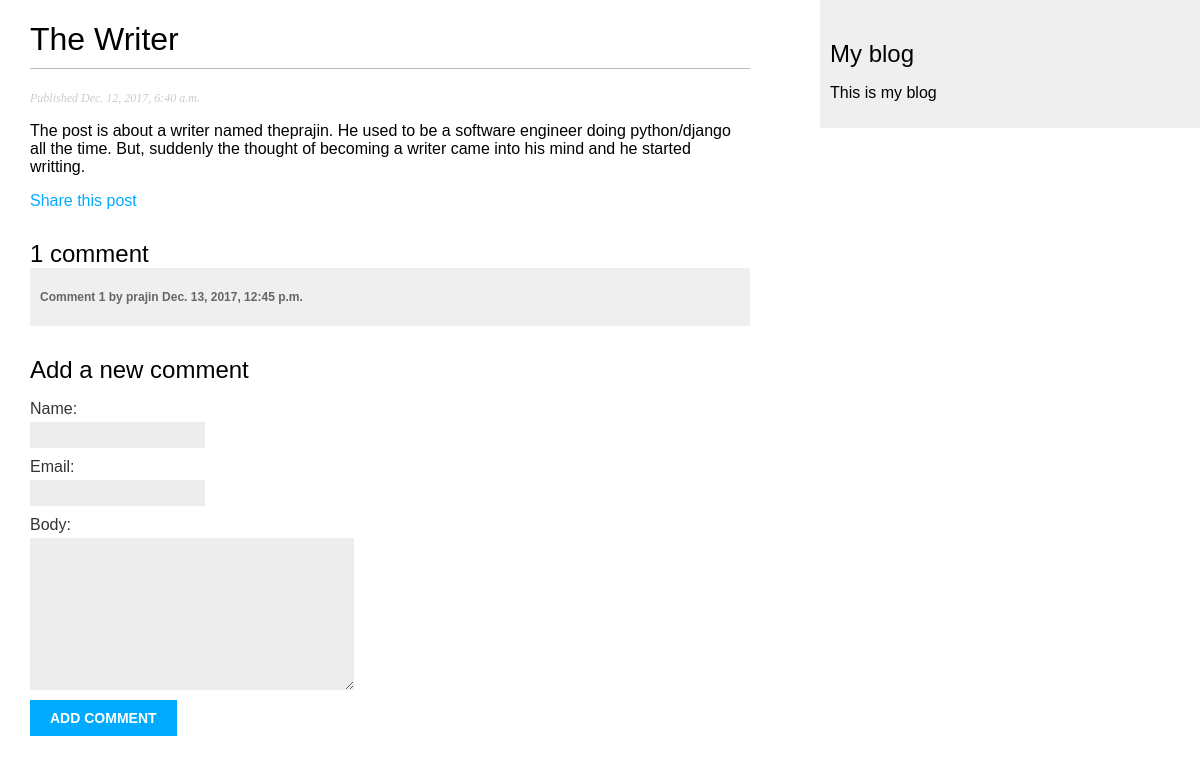
Page /blog/2017/12/12/writer/ on the committed database.
### blog/models.py (models this page shows, shortened)
class Post(models.Model):
    STATUS_CHOICES = (
        ('draft', 'Draft'),
        ('published', 'Published'),
    )
    title = models.CharField(max_length=250)
    slug = models.SlugField(max_length=250, unique_for_date='publish')
    author = models.ForeignKey(User, related_name='blog_posts', on_delete=models.DO_NOTHING)
    body = models.TextField()
    publish = models.DateTimeField(default=timezone.now)
    created = models.DateTimeField(auto_now_add=True)
    updated = models.DateTimeField(auto_now=True)
    status = models.CharField(max_length=10, choices=STATUS_CHOICES, default='draft')
    class Meta:
        ordering = ('-publish',)
    objects = models.Manager()
    published = PublishedManager()

class Comment(models.Model):
    post = models.ForeignKey(Post, related_name="comments", on_delete=models.DO_NOTHING)
    name = models.CharField(max_length=80)
    email = models.EmailField()
    body = models.TextField()
    created = models.DateTimeField(auto_now_add=True)
    updated = models.DateTimeField(auto_now=True)
    active = models.BooleanField(default=True)
    class Meta:
        ordering = ('created',)

### blog/views.py (the view)
# urls.py: url(r'(?P<year>\d{4})/(?P<month>\d{2})/(?P<day>\d{2})/'r'(?P<post>[-\w]+)/$', views.post_detail, name='post_detail'),
def post_detail(request, year, month, day, post):
    post = get_object_or_404(Post, slug=post,
                             status='published',
                             publish__year=year,
                             publish__month=month,
                             publish__day=day)
    comments = post.comments.filter(active=True)
    if request.method == 'POST':
        comment_form = CommentForm(request.POST)
        if comment_form.is_valid():
            new_comment = comment_form.save(commit=False)
            new_comment.post = post
    else:
        comment_form = CommentForm()
    return render(request, 'blog/post/detail.html', {'post':post,
                                                     'comments': comments,
                                                     'comment_form': comment_form})

### blog/forms.py
class CommentForm(forms.ModelForm):
    class Meta:
        model = Comment
        fields = 'name', 'email', 'body'

### templates/blog/post/detail.html (shortened to what this page needs)
{% extends "blog/base.html" %}
{% block content %}
    <h1>{{ post.title }}</h1>
    <p class="date">
        Published {{ post.publish }}
    </p>
    {{ post.body|linebreaks }}
    <p>
        <a href="{% url "blog:post_share" post.id %}">
            Share this post
        </a>
    </p>
    {% with comments.count as total_comments %}
        <h2>
            {{ total_comments }} comment {{ total_comments|pluralize }}
        </h2>
    {% endwith %}
    {% for comment in comments %}
        <div class="comment">
            <p class="info">
                Comment {{ forloop.counter }} by {{ comment.name }}
                {{ comment.created }}
            </p>
        </div>
        {% empty %}
            <p>There are no comments yet</p>
    {% endfor %}
    {% if new_comment %}
        <h2>Your comment has been added.</h2>
    {% else %}
        <h2>Add a new comment</h2>
        <form action="." method="post">
            {{ comment_form.as_p }}
        <p><input type="submit" value="Add Comment"></p>
        </form>
    {% endif %}
{% endblock %}

### static/css/blog.css (style rules this page uses)
body { margin:0; padding:0; font-family:helvetica, sans-serif; }
a { color:#00abff; text-decoration:none; }
h1 { font-weight:normal; border-bottom:1px solid #bbb; padding:0 0 10px 0; }
h2 { font-weight:normal; margin:30px 0 0; }
p.date { color:#ccc; font-family: georgia, serif; font-size: 12px; font-style: italic; }
label { float:left; clear:both; color:#333; margin-bottom:4px; }
input, textarea { clear:both; float:left; margin:0 0 10px; background:#ededed; border:0; padding:6px 10px; font-size:12px; }
input[type=submit] { font-weight:bold; background:#00abff; color:#fff; padding:10px 20px; font-size:14px; text-transform:uppercase; }
.comment { padding:10px; }
.comment:nth-child(even) { background:#efefef; }
.comment .info { font-weight:bold; font-size:12px; color:#666; }

### rows in the picture
Post: title "The Writer", publish "Dec. 12, 2017, 6:40 a.m.", body "The post is about a writer named theprajin. He used to be a software engineer doing python/django all the time. But, suddenly the thought of becoming a writer came into his mind and he started writting."
Comment: name "prajin", created "Dec. 13, 2017, 12:45 p.m."

### other values in the picture
{{ total_comments }} "1"
